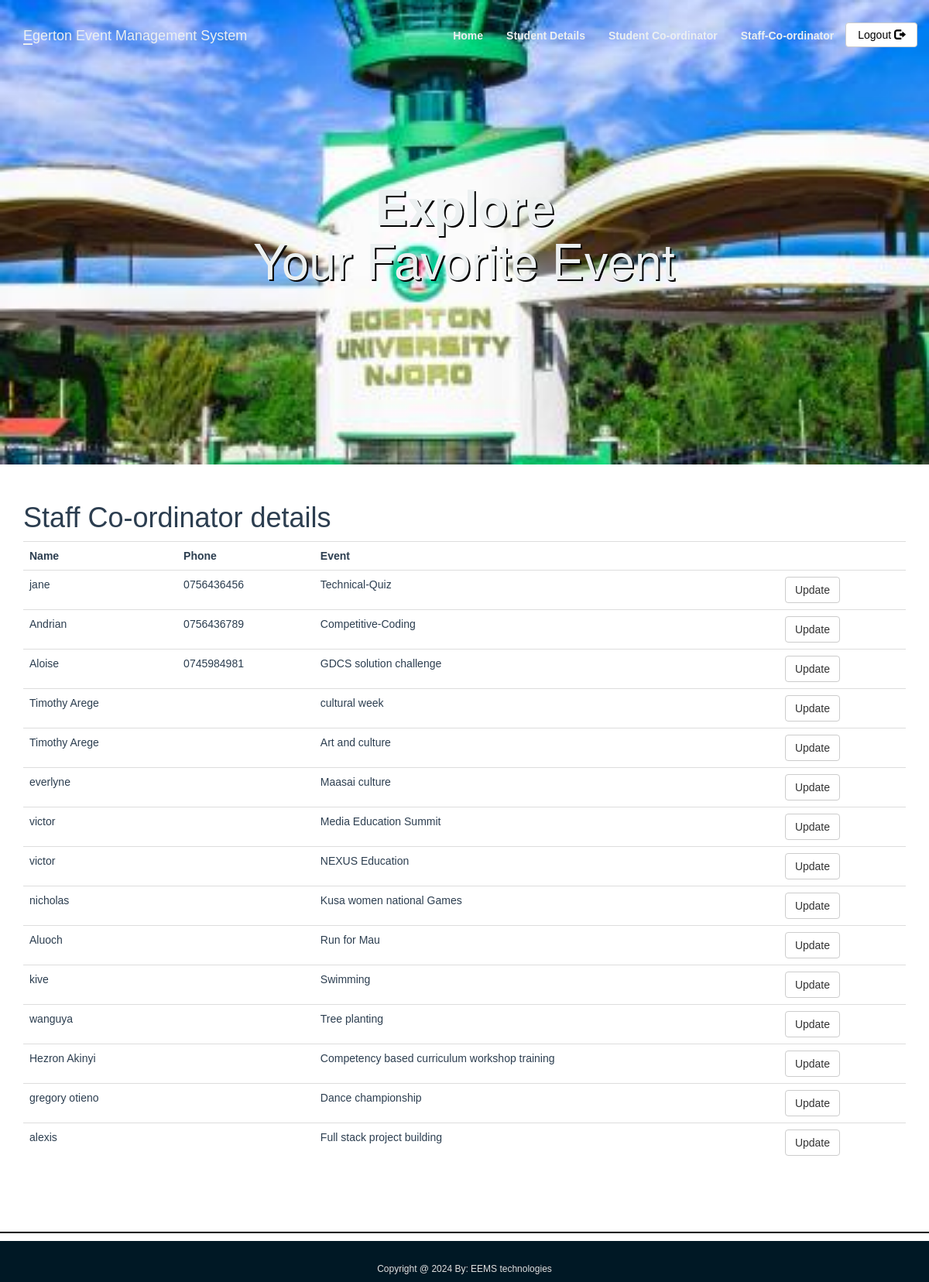
The page /Staff_cordinator.php on the database its author committed.
### tables this page shows
CREATE TABLE `staff_coordinator` (
  `stid` int(11) NOT NULL,
  `name` varchar(100) NOT NULL,
  `phone` varchar(10) DEFAULT NULL,
  `event_id` int(11) DEFAULT NULL
);

CREATE TABLE `events` (
  `event_id` int(11) NOT NULL,
  `event_title` varchar(50) NOT NULL,
  `participents` int(100) DEFAULT 0,
  `img_link` text DEFAULT NULL,
  `type_id` int(11) DEFAULT NULL
);

### Staff_cordinator.php (the view, shortened to what this page needs)
<?php
include_once 'classes/db1.php';
$result = mysqli_query($conn,"SELECT * FROM staff_coordinator s ,events e where e.event_id= s.event_id");
?>
<!DOCTYPE html>
<html>
<head>
        <?php require 'utils/styles.php'; ?>
    </head>
<body><?php include 'utils/adminHeader.php'?>
<div class = "content">
<div class = "container">
<h1>Staff Co-ordinator details</h1>
<?php
if (mysqli_num_rows($result) > 0) {
?>
 <table class="table table-hover" >
  <tr>
    <th>Name</th>
    <th>Phone</th>
    <th>Event</th>
    <th></th>
  </tr>
<?php
while($row = mysqli_fetch_array($result)) {
?>
<tr>
    <td><?php echo $row["name"]; ?></td>
    <td><?php echo $row["phone"]; ?></td>
    <td><?php echo $row["event_title"]; ?></td>
    <td> <?php echo '<a  href="updateStaff.php?id='.$row['event_id'].'" class = "btn btn-default"> Update</a>'?></td>
</tr>
<?php
}
?>
</table>
 <?php
}
else{
    echo "No result found";
}
?>
</div>
</div>
 </body>
 <?php include 'utils/footer.php';?>
</html>

### css/style.css (style rules this page uses)
body { overflow-x: hidden; }
.content { font-family: Arial, Helvetica, sans-serif; color: #2C3E50; }

### rows shown on the page
staff_coordinator: name "jane", phone "0756436456", event.event_title "Technical-Quiz"
staff_coordinator: name "Andrian", phone "0756436789", event.event_title "Competitive-Coding"
staff_coordinator: name "Aloise", phone "0745984981", event.event_title "GDCS solution challenge"
staff_coordinator: name "Timothy Arege", event.event_title "cultural week"
staff_coordinator: name "Timothy Arege", event.event_title "Art and culture"
staff_coordinator: name "everlyne", event.event_title "Maasai culture"
staff_coordinator: name "victor", event.event_title "Media Education Summit"
staff_coordinator: name "victor", event.event_title "NEXUS Education"
staff_coordinator: name "nicholas", event.event_title "Kusa women national Games"
staff_coordinator: name "Aluoch", event.event_title "Run for Mau"
staff_coordinator: name "kive", event.event_title "Swimming"
staff_coordinator: name "wanguya", event.event_title "Tree planting"
staff_coordinator: name "Hezron Akinyi", event.event_title "Competency based curriculum workshop training"
staff_coordinator: name "gregory otieno", event.event_title "Dance championship"
staff_coordinator: name "alexis", event.event_title "Full stack project building"
